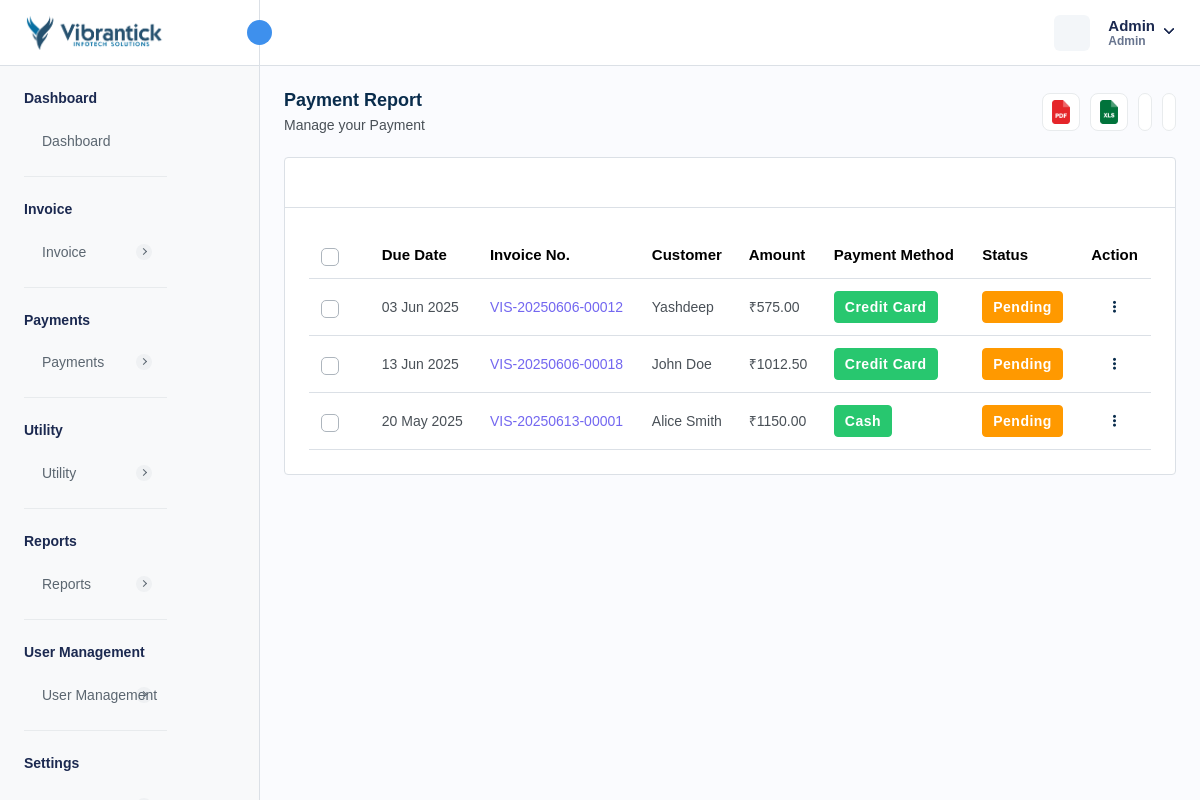
/manage-payments.php (signed in), run on an earlier commit of the app's database.
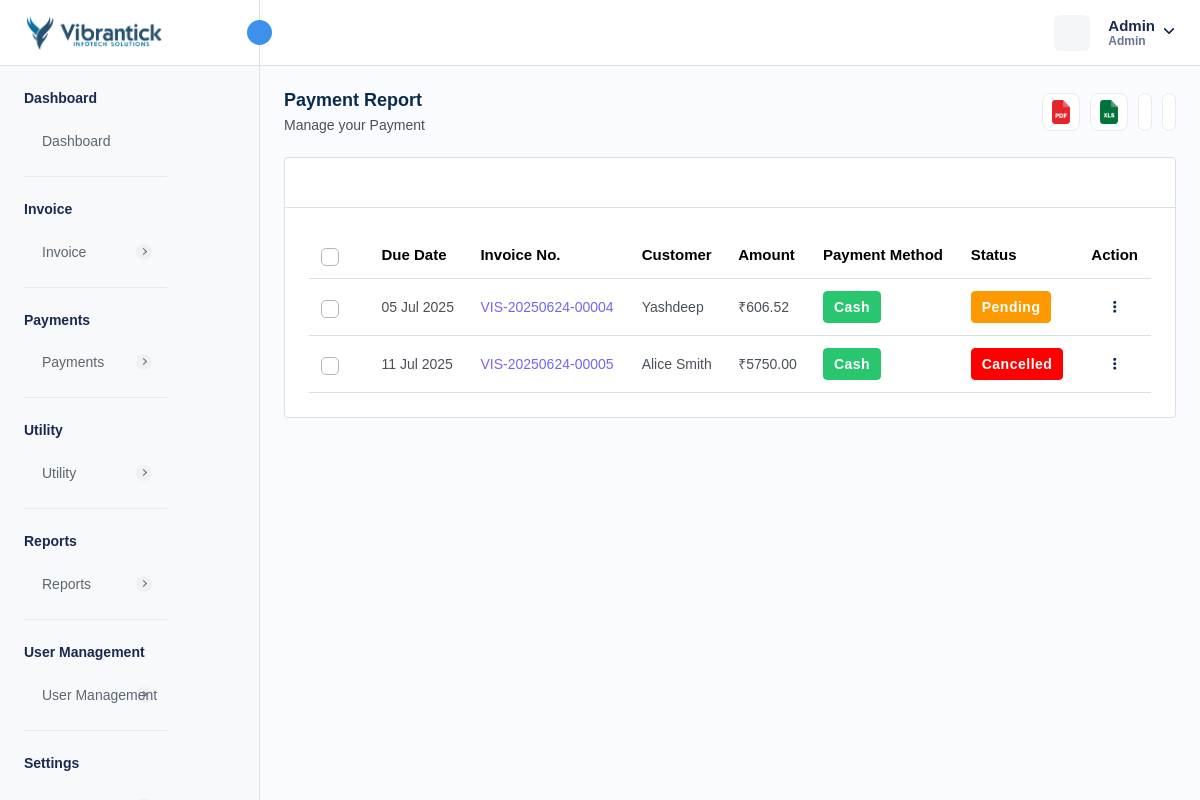
And on a later commit of the database.
### tables this page shows
CREATE TABLE `invoice` (
  `invoice_id` int NOT NULL AUTO_INCREMENT,
  `invoice_number` varchar(255) NOT NULL,
  `payment_method` enum('CREDIT_CARD','DEBIT_CARD','CASH','NET_BANKING','PAYPAL','OTHER') NOT NULL,
  `transaction_id` varchar(255) DEFAULT NULL,
  `status` enum('PAID','PENDING','CANCELLED','REFUNDED') NOT NULL,
  `amount` decimal(10,2) NOT NULL,
  `quantity` int NOT NULL,
  `tax` int NOT NULL,
  `discount` decimal(10,2) NOT NULL,
  `total_amount` decimal(10,2) NOT NULL,
  `due_date` varchar(255) DEFAULT NULL,
  `customer_id` int DEFAULT NULL,
  `service_id` json DEFAULT NULL,
  `description` longtext,
  `created_at` timestamp NULL DEFAULT CURRENT_TIMESTAMP,
  `updated_at` timestamp NULL DEFAULT CURRENT_TIMESTAMP ON UPDATE CURRENT_TIMESTAMP,
  `is_active` int NOT NULL DEFAULT '1',
  `reminder_enabled` int NOT NULL DEFAULT '0',
  `reminder_count` int NOT NULL DEFAULT '0',
  `created_by` int NOT NULL,
  `from_date` varchar(255) DEFAULT NULL,
  `to_date` varchar(255) DEFAULT NULL,
  PRIMARY KEY (`invoice_id`),
  UNIQUE KEY `invoice_number_UNIQUE` (`invoice_number`),
  UNIQUE KEY `transaction_id_UNIQUE` (`transaction_id`)
);

CREATE TABLE `customer` (
  `customer_id` int NOT NULL AUTO_INCREMENT,
  `customer_name` varchar(255) NOT NULL,
  `customer_phone` varchar(15) DEFAULT NULL,
  `customer_email` varchar(255) DEFAULT NULL,
  `customer_address` text,
  `ship_name` varchar(255) DEFAULT NULL,
  `ship_phone` varchar(15) DEFAULT NULL,
  `ship_email` varchar(255) DEFAULT NULL,
  `ship_address` text,
  `isActive` int DEFAULT '1',
  `created_at` timestamp NULL DEFAULT CURRENT_TIMESTAMP,
  `updated_at` timestamp NULL DEFAULT NULL ON UPDATE CURRENT_TIMESTAMP,
  `customer_state` varchar(45) DEFAULT NULL,
  `customer_city` int DEFAULT NULL,
  `gst_number` varchar(45) DEFAULT NULL,
  PRIMARY KEY (`customer_id`),
  UNIQUE KEY `customer_phone_UNIQUE` (`customer_phone`),
  UNIQUE KEY `customer_email_UNIQUE` (`customer_email`),
  UNIQUE KEY `gst_number_UNIQUE` (`gst_number`)
);

### manage-payments.php (the view, shortened to what the changed rows need)
<?php
require "./database/config.php";
try {
    $stmtFetchInvoices = $db->prepare("SELECT * FROM invoice
    INNER JOIN customer
    ON customer.customer_id = invoice.customer_id
    WHERE invoice.is_active = 1
    ");
    if ($stmtFetchInvoices->execute()) {
        $invoices = $stmtFetchInvoices->get_result();
    } else {
        $_SESSION['error'] = 'Error for fetching customers';
    }
} catch (Exception $e) {
    $_SESSION['error'] = $e;
}
?>
<!DOCTYPE html>
<html lang="en">
<head>
    <link rel="stylesheet" href="assets/css/bootstrap.min.css" />
    <link rel="stylesheet" href="assets/css/bootstrap-datetimepicker.min.css" />
    <link rel="stylesheet" href="assets/plugins/daterangepicker/daterangepicker.css" />
    <link rel="stylesheet" href="assets/css/animate.css" />
    <link rel="stylesheet" href="assets/plugins/select2/css/select2.min.css" />
    <link rel="stylesheet" href="assets/css/dataTables.bootstrap5.min.css" />
    <link rel="stylesheet" href="assets/plugins/fontawesome/css/fontawesome.min.css" />
    <link rel="stylesheet" href="assets/plugins/fontawesome/css/all.min.css" />
    <link rel="stylesheet" href="assets/css/style.css" />
    <link rel="stylesheet" href="https://cdn.jsdelivr.net/npm/notyf@3/notyf.min.css" />
</head>
<body>
    <div class="main-wrapper">
        <div class="page-wrapper">
            <div class="content">
                <div class="card table-list-card">
                    <div class="card-body">
                        <div class="table-responsive">
                            <table id="myTable" class="table datanew">
                                <thead>
                                    <tr>
                                        <th class="no-sort">
                                            <label class="checkboxs">
                                                <span class="checkmarks"></span>
                                            </label>
                                        </th>
                                        <th>Due Date</th>
                                        <th>Invoice No.</th>
                                        <th>Customer</th>
                                        <th>Amount</th>
                                        <th>Payment Method</th>
                                        <th>Status</th>
                                        <th class="no-sort text-center">Action</th>
                                    </tr>
                                </thead>
                                <tbody>
                                    <?php foreach ($invoices->fetch_all(MYSQLI_ASSOC) as $invoice) { ?>
                                        <tr>
                                            <td>
                                                <label class="checkboxs">
                                                    <span class="checkmarks"></span>
                                                </label>
                                            </td>
                                            <td><?php $date = new DateTime($invoice['due_date']);
                                            echo $date->format('d M Y') ?></td>
                                            <td class="ref-number"><?php echo $invoice['invoice_number'] ?></td>
                                            <td>
                                                <?php echo $invoice['customer_name'] ?>
                                            </td>
                                            <td> ₹<?php echo $invoice['total_amount'] ?></td>
                                            <td class="payment-info">
                                                <?php if ($invoice['payment_method'] == 'CREDIT_CARD') { ?>
                                                    <span class="badge badge-lg bg-success">Credit Card</span>
                                                <?php } elseif ($invoice['payment_method'] == 'DEBIT_CARD') { ?>
                                                    <span class="badge badge-lg bg-success">Debit Card</span>
                                                <?php } elseif ($invoice['payment_method'] == 'CASH') { ?>
                                                    <span class="badge badge-lg bg-success">Cash</span>
                                                <?php } elseif ($invoice['payment_method'] == 'NET_BANKING') { ?>
                                                    <span class="badge badge-lg bg-primary">Net Banking</span>
                                                <?php } elseif ($invoice['payment_method'] == 'PAYPAL') { ?>
                                                    <span class="badge badge-lg bg-primary">Paypal</span>
                                                <?php } elseif ($invoice['payment_method'] == 'OTHER') { ?>
                                                    <span class="badge badge-lg bg-warning">Other</span>
                                                <?php } ?>
                                            </td>
                                            <td>
                                                <?php if ($invoice['status'] == 'PAID') { ?>
                                                    <span class="badge badge-lg bg-success">Paid</span>
                                                <?php } elseif ($invoice['status'] == 'CANCELLED') { ?>
                                                    <span class="badge badge-lg bg-danger">Cancelled</span>
                                                <?php } elseif ($invoice['status'] == 'PENDING') { ?>
                                                    <span class="badge badge-lg bg-warning">Pending</span>
                                                <?php } elseif ($invoice['status'] == 'REFUNDED') { ?>
                                                    <span class="badge badge-lg bg-primary">Refunded</span>
                                                <?php } ?>
                                            </td>
                                            <td class="text-center">
                                                <a class="action-set" href="javascript:void(0);" data-bs-toggle="dropdown"
                                                    aria-expanded="true">
                                                    <i class="fa fa-ellipsis-v" aria-hidden="true"></i>
                                                </a>
                                            </td>
                                        </tr>
                                    <?php } ?>
                                </tbody>
                            </table>
                        </div>
                    </div>
                </div>
            </div>
        </div>
    </div>
</body>
</html>

What changed in the data, as far as the page shows it:
removed invoice: due_date "03 Jun 2025", invoice_number "VIS-20250606-00012", customer.customer_name "Yashdeep", total_amount "575.00", payment_method "Credit Card", status "Pending"
removed invoice: due_date "13 Jun 2025", invoice_number "VIS-20250606-00018", customer.customer_name "John Doe", total_amount "1012.50", payment_method "Credit Card", status "Pending"
removed invoice: due_date "20 May 2025", invoice_number "VIS-20250613-00001", customer.customer_name "Alice Smith", total_amount "1150.00", payment_method "Cash", status "Pending"
added invoice: due_date "05 Jul 2025", invoice_number "VIS-20250624-00004", customer.customer_name "Yashdeep", total_amount "606.52", payment_method "Cash", status "Pending"
added invoice: due_date "11 Jul 2025", invoice_number "VIS-20250624-00005", customer.customer_name "Alice Smith", total_amount "5750.00", payment_method "Cash", status "Cancelled"
